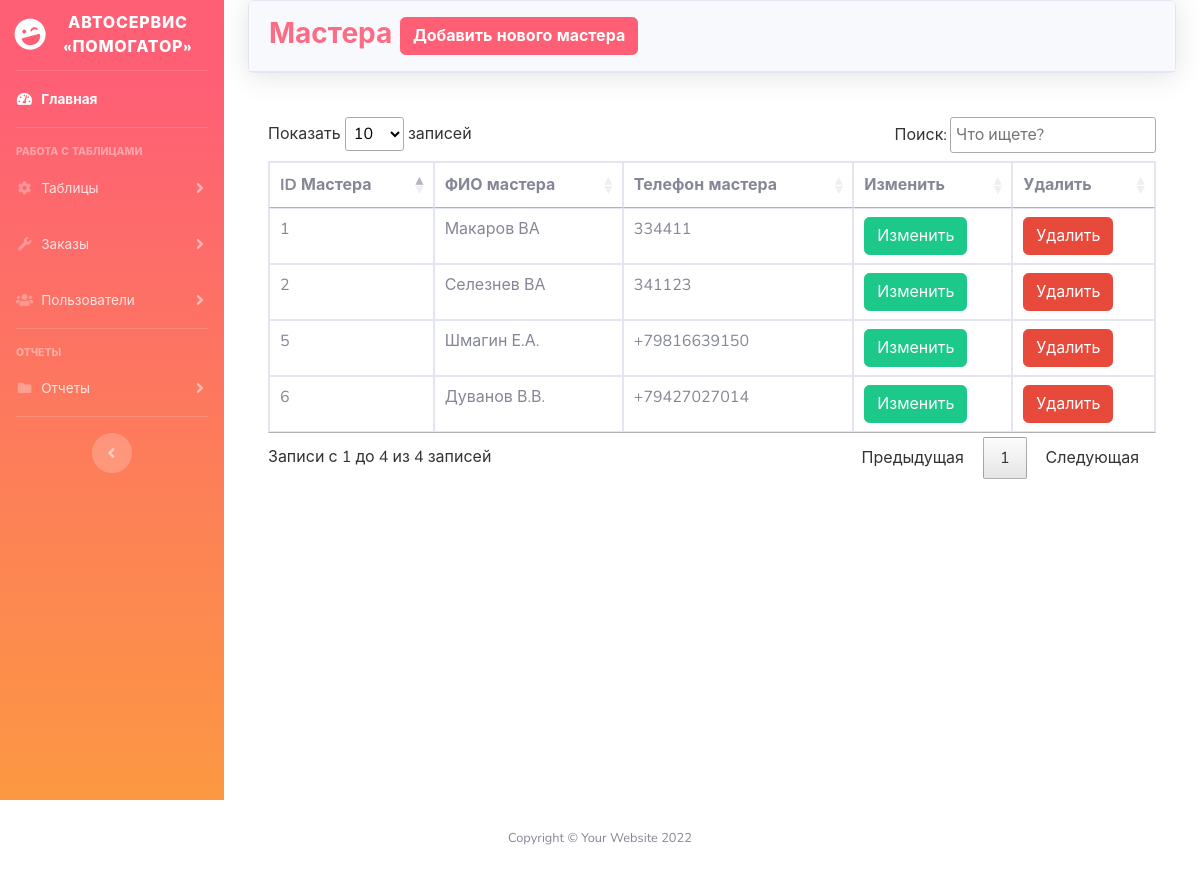
/admin/rabotnik.php, run on the app's committed database.
### tables this page shows
CREATE TABLE `worker` (
  `idworker` int NOT NULL,
  `worker` varchar(40) DEFAULT NULL,
  `phone` varchar(40) DEFAULT NULL
);

### admin/rabotnik.php (the view, shortened to what this page needs)
<?php
include('security.php');
include('includes/header.php');
include('includes/navbar.php');
?>
<div class="container-fluid">
    <div class="card shadow mb-4">
        <div class="card-header py-3">
            <h3 class="m-0 font-weight-bold text-primary">Мастера
            <button type="button" class="btn btn-primary font-weight-bold" data-toggle="modal" data-target="#addrabotnik">
                Добавить нового мастера
            </button>
            </h3>
        </div>
    </div>
    <div class="card-body">
        <div class="table-responsive">
            <?php
            $query = "SELECT * FROM `worker`";
            $query_run = mysqli_query($connection, $query);
            if(mysqli_num_rows($query_run) > 0)
            {
                ?>
            <table class="table table-bordered" id="dataTable" width="100%" cellspacing="0">
                <thead>
                    <tr>
                        <th>ID Мастера</th>
                        <th>ФИО мастера</th>
                        <th>Телефон мастера</th>
                        <th>Изменить</th>
                        <th>Удалить</th>
                    </tr>
                </thead>
                <tbody>
                    <?php
                        while($row = mysqli_fetch_assoc($query_run))
                        {
                    ?>
                        <tr>
                            <td><?php echo $row['idworker'] ?></td>
                            <td><?php echo $row['worker'] ?></td>
                            <td><?php echo $row['phone'] ?></td>
                            <td>
                                <form action="rabonik_edit.php" method="POST">
                                    <button type="submit" name="worker_data_btn" class="btn btn-success">Изменить</button>
                                </form>
                            </td>
                            <td>
                                <form action="code.php" method="POST">
                                    <button type="submit" name="worker_delete_btn" class="btn btn-danger">Удалить</button>
                                </form>
                            </td>
                        </tr>
                    <?php
                        }
                    ?>
                </tbody>
            </table>
            <?php
            }
            else
            {
                echo "Записи не найдены";
            }
            ?>
        </div>
    </div>
    </div>
</div>
<?php
include('includes/footer.php');
?>

### data on the page
worker: idworker "1", worker "Макаров ВА", phone "334411"
worker: idworker "2", worker "Селезнев ВА", phone "341123"
worker: idworker "5", worker "Шмагин Е.А.", phone "+79816639150"
worker: idworker "6", worker "Дуванов В.В.", phone "+79427027014"
